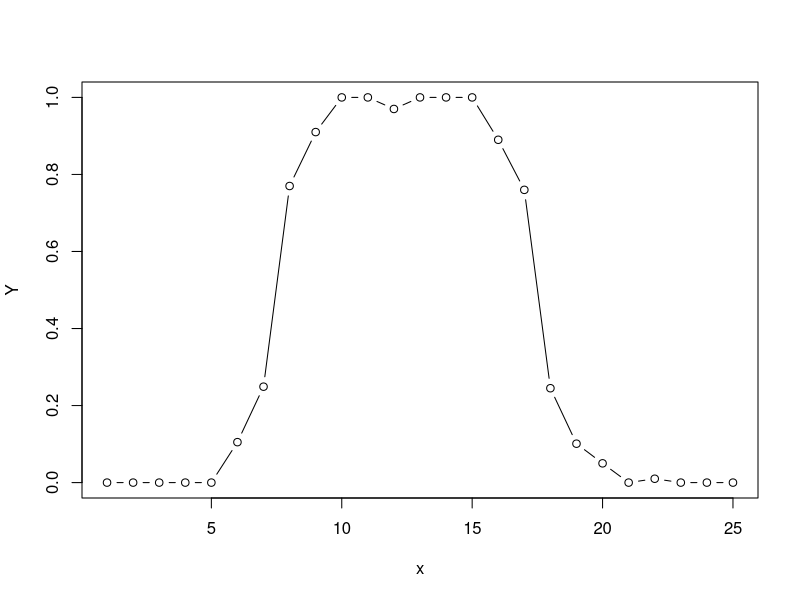
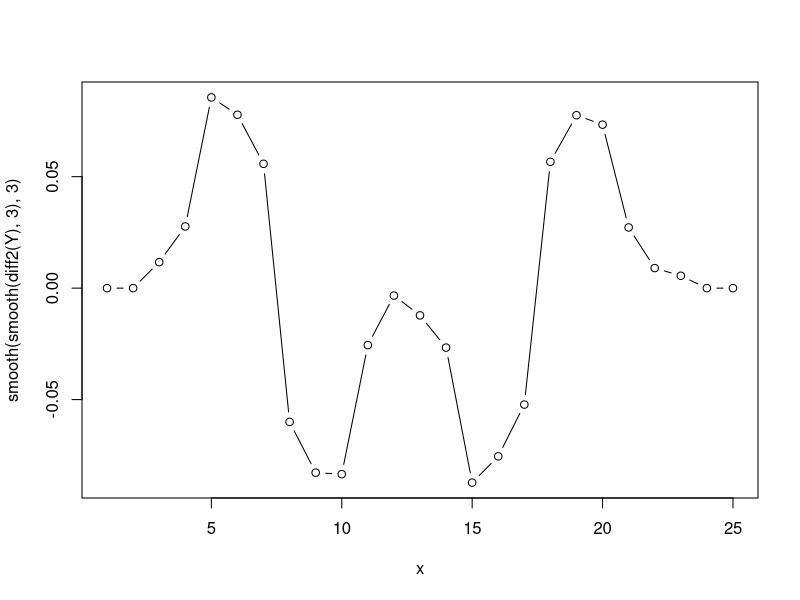
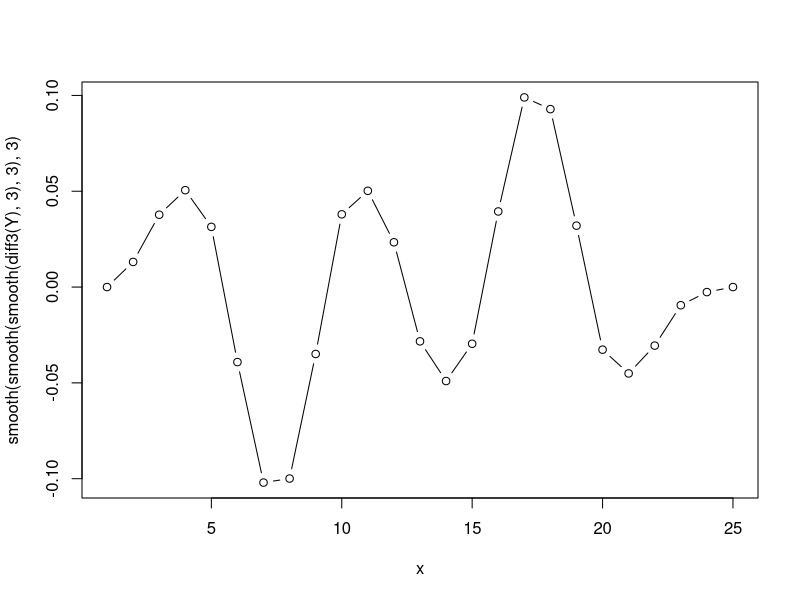
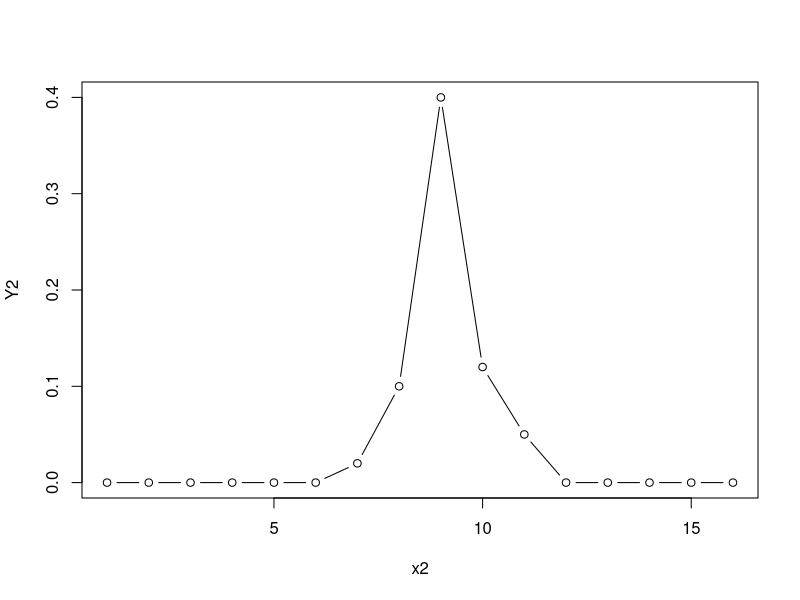
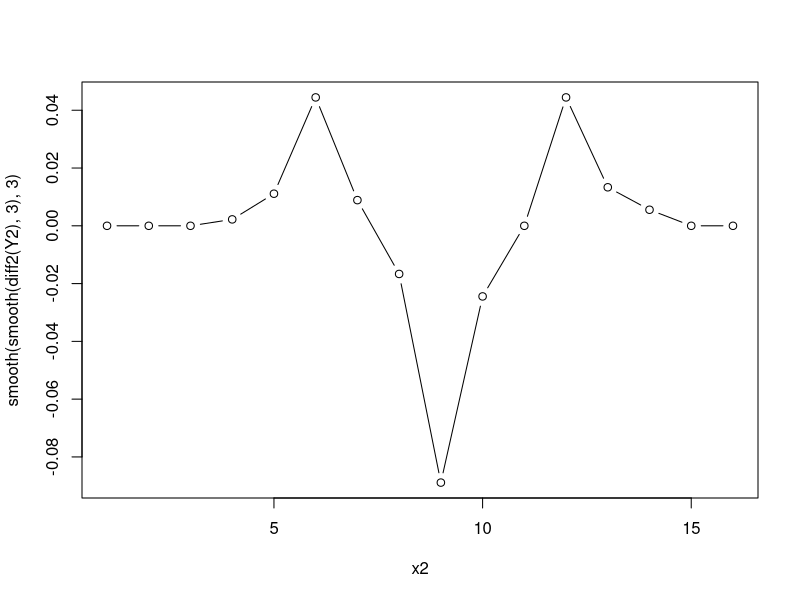
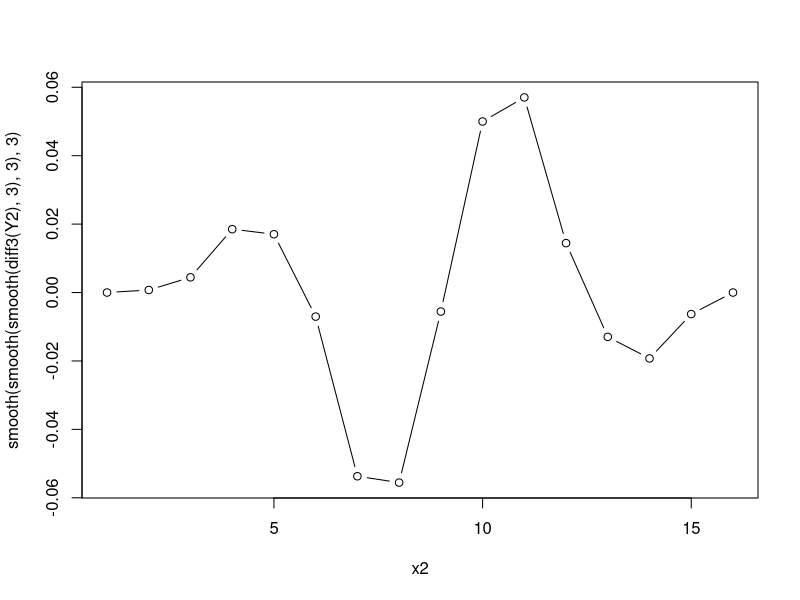
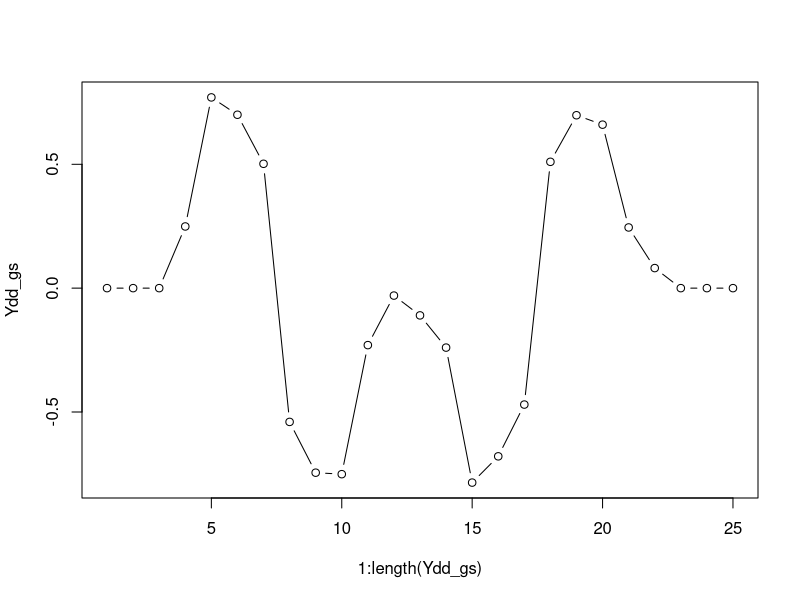
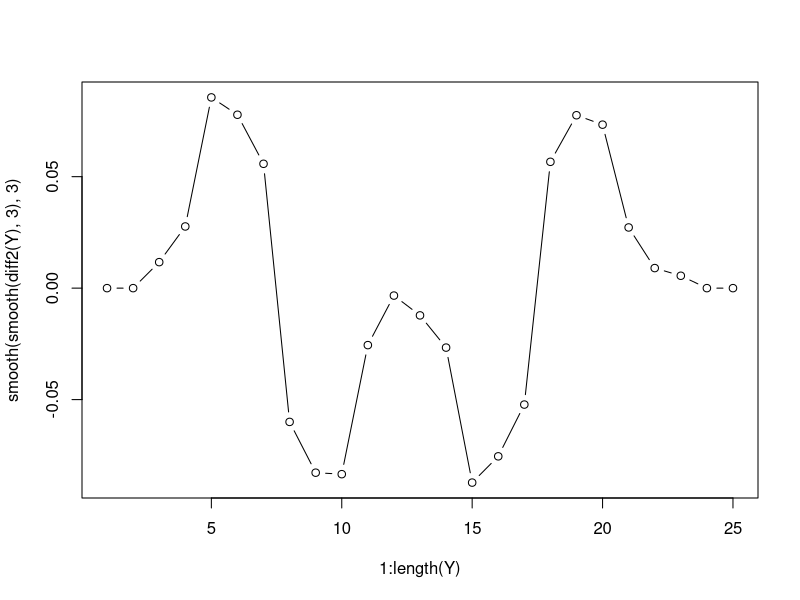

Generate these figures, in order, with R:
# test equivalence of gap-segment derivatives to derivative followed by rectangular smoothing

Y = c(0,0,0,0,0,0.105,0.249,0.77,0.91,1,1,0.97,1,1,1,0.89,0.76,0.245,0.101,0.05,0,0.01,0,0,0)
x = 1:25

Y2 = c(0,0,0,0,0,0,0.02,0.1,0.4,0.12,0.05,0,0,0,0,0)
x2 = 1:16

Y3 = c(3.830658101833251e-07, 1.5421560917161514e-08, 5.027652960620799e-09, 1.296231899594602e-09, 1.9683539242976167e-09, 4.4055181724900194e-09, 7.180656957928022e-09, 1.1550743472810154e-08, 1.0882196477268735e-08, 1.065534789290723e-07, 1.2712728647557014e-08, 2.916189600910002e-08, 3.045237235710374e-07, 6.84928593841505e-08, 1.0228177194093746e-09, 5.171291173056147e-10, 4.047990831423931e-10, 3.6531233593706247e-10, 9.829552727325108e-10, 1.4026499961516947e-08, 4.191667244413111e-07, 2.940790909633506e-05, 0.02146167680621147, 0.26972922682762146, 0.597173810005188, 0.9444661736488342, 0.9098055958747864, 0.9004780054092407, 0.7953069806098938, 0.8826730847358704, 0.8664788007736206, 0.9516551494598389, 0.9888522624969482, 0.9365819096565247, 0.4866682291030884, 0.11737522482872009, 0.010544626973569393, 0.0033083949238061905, 0.002624192740768194, 0.0007528587593697011, 0.0001653672952670604, 1.935380896611605e-05, 5.304135356709594e-06, 3.5304387893120293e-06, 1.9548519247791774e-08, 2.054572156851009e-08, 1.0690661689238823e-08, 1.8462403161834118e-08, 2.470839888246701e-07, 1.206837936251759e-07, 1.0354912660659465e-07, 4.22175929770674e-08, 3.2910703051669543e-09, 9.582585835943291e-10, 1.3504954932130886e-09, 2.281949074145473e-10, 7.807783308777516e-10, 8.561358566527844e-11)
x3 = 1:58

Y4 = c(2.0530130768747767e-06, 2.4136659249052173e-06, 3.907186680862651e-07, 8.579528198993103e-09, 2.7936752644563967e-07, 3.3567509660770156e-08, 1.7163834797884192e-07, 6.143572761629912e-08, 2.979012814208204e-09, 7.945083524418806e-08, 3.885031851780241e-09, 1.1384400089298197e-09, 5.118533721870655e-11, 5.29947086214122e-10, 1.0225250646200834e-09, 9.327922434465563e-09, 1.23719401390332e-09, 3.0322849786657e-10, 9.148429569449945e-09, 1.2417692651922607e-08, 2.445751852064859e-05, 0.0001169177849078551, 0.0017858443316072226, 0.014302704483270645, 0.02180597558617592, 0.03600050508975983, 0.10874700546264648, 0.2214251309633255, 0.23954972624778748, 0.6150153279304504, 0.475263386964798, 0.352787584066391, 0.5489389300346375, 0.5325940847396851, 0.17277197539806366, 0.48728153109550476, 0.48313215374946594, 0.7684732675552368, 0.654664933681488, 0.6407176852226257, 0.4201093912124634, 0.03546454384922981, 0.011162719689309597, 0.019689740613102913, 0.013155857101082802, 0.0027204782236367464, 7.504247332690284e-05, 2.3669368601986207e-05, 9.771202712727245e-06, 6.25131315246108e-06, 3.998476586275501e-06, 1.7135178040916799e-06, 3.808088777645935e-08, 6.955382048090542e-08, 4.5085126743060755e-09, 9.859244087806474e-09, 4.940340581072178e-09, 1.090491585920006e-10, 8.337234375099811e-11, 1.3504103391070998e-09, 1.0346394851978857e-09, 2.0728736782604784e-10, 1.3890474326316848e-09, 3.463026310157602e-09)
x4 = 1:64

Y5 = c(2.7395965704335445e-11, 3.1431145880445044e-11, 4.482345484363437e-12, 1.536302682292323e-11, 1.164128099473416e-10, 7.858202977217843e-11, 4.219090909973744e-10, 2.557739298136852e-10, 2.8284444231196915e-10, 2.3747898092452147e-10, 6.0088134468117005e-09, 6.154280640657817e-08, 1.1502503127758246e-07, 3.268513992793487e-08, 1.1361001028831197e-08, 4.825945509878693e-08, 8.709537979711968e-08, 9.098340569835273e-07, 1.3775481875200057e-06, 1.4248726074583828e-06, 1.524542039987864e-05, 0.0001206173183163628, 0.0030818721279501915, 0.0018320470117032528, 0.10356663912534714, 0.6399807333946228, 0.8891167044639587, 0.9757230281829834, 0.9913124442100525, 0.9436256885528564, 0.7955455780029297, 0.337372362613678, 0.12663790583610535, 0.012075523845851421, 0.00045258778845891356, 0.0001392036210745573, 3.73900038539432e-05, 1.735933437885251e-05, 7.448230462614447e-06, 7.239547272774871e-08, 6.810598612849716e-11, 2.7458585752371256e-11, 1.723678838549958e-10, 1.1471829042264403e-09, 2.2749624406515068e-09, 5.093072186213021e-09, 9.692001157191044e-08, 2.035568336111737e-08, 1.33160024673451e-10, 7.866016171753643e-11, 2.456162773167847e-10, 5.224450316809737e-10, 5.04829333891621e-09, 9.325841432428206e-09, 1.3944289278811084e-08, 1.2735559273835406e-09)
x5 = 1:56

# pred_fragments/af_eval/fn000280_1_83.561_84.041.wav
Y6 = c(3.1372499051940395e-06, 2.684828359633684e-07, 1.3459221293032897e-07, 9.761721742052032e-08, 3.558387220436998e-07, 5.22134726566037e-08, 3.76288866732466e-09, 6.210572944809201e-09, 1.9564634357038813e-08, 1.6889204701442395e-08, 9.686305091349823e-09, 1.2671090843241473e-08, 7.296787174482233e-08, 4.4248326958040707e-07, 3.280682676631841e-07, 1.3812517352107534e-08, 2.238173202329108e-08, 2.0325646232777217e-07, 1.3153075997252017e-06, 9.34275594772771e-05, 0.0004779696464538574, 0.0008704662322998047, 0.02913886308670044, 0.1819693148136139, 0.1853586733341217, 0.12937480211257935, 0.3174807131290436, 0.6536169052124023, 0.6326614618301392, 0.7834174633026123, 0.6926925182342529, 0.5041743516921997, 0.26237744092941284, 0.14202964305877686, 0.042226940393447876, 0.007893085479736328, 0.0005150437355041504, 0.00013783574104309082, 8.715011063031852e-05, 4.7654051741119474e-05, 3.6177723814034835e-05, 7.017205462034326e-06, 3.899761509273958e-07, 3.216926188542857e-06, 5.674901785823749e-06, 4.6445893531199545e-07, 6.543826884808368e-07, 2.1159206653464935e-07, 1.0321565468984772e-06, 3.4419907024130225e-05, 1.5985873687895946e-05, 9.831746865529567e-06, 1.8142669432563707e-05, 2.215681888628751e-05, 8.407626592088491e-05, 0.00015735626220703125, 6.236635090317577e-05, 4.023849032819271e-05, 2.6481620807317086e-05, 1.6552867236896418e-05, 5.839317509526154e-06, 5.459030035126489e-06)

# pred_fragments/af_eval/fn000296_1_755.526_756.006.wav
Y7 = c(0.990759015083313, 0.9405138492584229, 0.8064591884613037, 0.04810374975204468, 0.0012070238590240479, 0.0008176565170288086, 0.0006163120269775391, 0.00018906593322753906, 0.0002048015594482422, 8.321832865476608e-05, 9.71158588072285e-05, 3.4227006835862994e-05, 0.00042885541915893555, 9.272181341657415e-05, 0.0018639862537384033, 0.0003173649311065674, 0.0001475512981414795, 0.0001932382583618164, 0.0008611381053924561, 0.007761716842651367, 0.012721925973892212, 0.08312839269638062, 0.074872225522995, 0.13394489884376526, 0.28073179721832275, 0.22801482677459717, 0.37737590074539185, 0.7168768048286438, 0.7885489463806152, 0.8484736680984497, 0.07704553008079529, 0.03282254934310913, 0.006255149841308594, 0.0010630488395690918, 0.0010085105895996094, 0.01494443416595459, 0.03350043296813965, 0.021583586931228638, 0.012528538703918457, 0.002189427614212036, 0.0010109543800354004, 0.0004069209098815918, 0.0003368258476257324, 0.00016012787818908691, 0.0006131529808044434, 0.005152344703674316, 0.013508886098861694, 0.024737805128097534, 0.006982594728469849, 0.0018300414085388184, 0.005678236484527588, 0.0020386576652526855, 0.00405922532081604, 0.005975484848022461, 0.00678214430809021, 0.0025801658630371094, 0.0003826618194580078, 5.590649016085081e-05, 4.0754530346021056e-05, 2.7439220502856188e-05, 8.96152196219191e-05, 0.00045174360275268555)

# pred_fragments/af_eval_s/fn008117_1_144.566_144.996.wav
Y8 = c(4.2253624210619734e-11, 2.1292937031625048e-12, 6.1883805371754086e-12, 7.161828768920131e-11, 3.328112008205153e-09, 2.9003322765674966e-07, 2.5186079710692866e-07, 1.780168616960509e-07, 8.650930283238267e-08, 6.582665150745015e-07, 1.4296713288786123e-06, 1.9219598470954224e-05, 2.8466040021157824e-05, 0.0004063248634338379, 0.0048389732837677, 0.0031549930572509766, 0.0008272826671600342, 0.004153072834014893, 0.005220204591751099, 0.007673025131225586, 0.005209505558013916, 0.0016186833381652832, 0.00014790892601013184, 0.000423431396484375, 0.0002422332763671875, 2.2689306206302717e-05, 2.9126432821158232e-08, 2.2274729283289219e-10, 8.936488159715095e-13, 1.1003788754748028e-13, 3.0454087060309554e-13, 1.6702500927473496e-12, 5.951133683068655e-13, 1.6573501468788998e-12, 9.30957893240103e-13, 2.682359373409448e-14, 5.38853629685615e-13, 2.228147354121912e-11, 2.1516868148330204e-12, 6.678611656762978e-12, 4.3071284386297926e-12, 1.7328222190471365e-11, 5.410093380231462e-12, 3.3420505946013535e-12, 4.246927115536536e-11, 2.1336772626501244e-11, 1.968733986598692e-12, 1.6893214604962736e-10, 2.0618956542151068e-10, 6.117795159354955e-10, 3.5915117546636566e-09, 1.8791347144997417e-08)

smooth = function(yy, ww){
  xx = 1:length(yy)
  x_offset = (ww - 1) / 2
  yy_smooth = c()
  for (xi in xx){
    if (xi > x_offset && xi <= (length(xx) - x_offset)){
      yy_smooth = c(yy_smooth, sum(yy[(xi-x_offset):(xi+x_offset)]) / ww)
    } else {
      yy_smooth = c(yy_smooth, yy[xi])
    }
  }
  return(yy_smooth)
}

diff1 = function(yy){
  xx = 1:length(yy)
  yy_d = c()
  for (xi in xx){
    if (xi > 1 && xi < length(xx)) {
      yy_d = c(yy_d, yy[xi+1] - yy[xi-1])
    } else {
      yy_d = c(yy_d, 0)
    }
  }
  return(yy_d)
}

diff2 = function(yy){
  xx = 1:length(yy)
  yy_dd = c()
  for (xi in xx){
    if (xi > 1 && xi < length(xx)) {
      yy_dd = c(yy_dd, yy[xi+1] - 2*yy[xi] + yy[xi-1])
    } else {
      yy_dd = c(yy_dd, 0)
    }
  }
  return(yy_dd)
}

diff3 = function(yy){
  xx = 1:length(yy)
  yy_ddd = c()
  for (xi in xx){
    if (xi > 2 && xi < (length(xx) - 1)) {
      yy_ddd = c(yy_ddd, yy[xi+2] - 2*yy[xi+1] + 2*yy[xi-1] - yy[xi-2])
    } else {
      yy_ddd = c(yy_ddd, 0)
    }
  }
  return(yy_ddd)
}


plot(x, Y, type = "b")
plot(x, smooth(smooth(diff2(Y), 3),3), type = "b")
plot(x, smooth(smooth(smooth(diff3(Y), 3),3),3), type = "b")

plot(x2, Y2, type = "b")
plot(x2, smooth(smooth(diff2(Y2), 3),3), type = "b")
plot(x2, smooth(smooth(smooth(diff3(Y2), 3),3),3), type = "b")





Ydd_gs = c()
for (xi in x){
  if (xi > 3 && xi < 23) {
    Ydd_gs = c(Ydd_gs, Y[xi+3] - 2*Y[xi] + Y[xi-3])
  } else {
    Ydd_gs = c(Ydd_gs, 0)
  }
}

plot(1:length(Ydd_gs), Ydd_gs, type = "b")
plot(1:length(Y), smooth(smooth(diff2(Y), 3), 3), type = "b")

Yddd = c()
for (xi in x){
  if (xi > 2 && xi < 24) {
    Yddd = c(Yddd, Y[xi+2] - 2*Y[xi+1] + 2*Y[xi-1] - Y[xi-2])
  } else {
    Yddd = c(Yddd, 0)
  }
}

# 2 smooths might be too much to get stable part of Y5
plot(x5, smooth(smooth(diff2(Y5),3),3), type = "b")


# why not sqrt the signal?
plot(x4, Y4, type = "b")
plot(x4, sqrt(Y4), type = "b")

# diff2 distinguishes better between a second start vs. actual peak; plus we have less noise
plot(1:length(Y6), smooth(smooth(smooth(diff3(sqrt(Y6)),3),3),3), type = "b")
plot(1:length(Y6), smooth(smooth(smooth(diff2(sqrt(Y6)),3),3),3), type = "b")

# using diff2, we would have to establish separate min and max thresholds
# grid search will have to show whether sqrt should be used, but it seems to work quite well in emphasizing change from near zero
# grid search will have to show how many smooths are best

# again sqrt is better at identifying the 'slow' start of the peak
plot(1:length(Y7), diff2(smooth(smooth(smooth(sqrt(Y7),3),3),3)), type = "b")
plot(1:length(Y7), diff2(smooth(smooth(smooth(Y7,3),3),3)), type = "b")



plot(1:length(Y8), diff2(smooth(smooth(Y8,3),3)), type = "b")


par(mfrow = c(3,1))
plot(1:length(Y3), Y3, type = "b", xlim = c(15,45))
plot(1:length(Y3), smooth(smooth(Y3,3),3), type = "b", xlim = c(15,45))
plot(1:length(Y3), diff2(smooth(smooth(Y3,3),3)), type = "b", xlim = c(15,45))
abline(h=0.05, lty="dashed")
abline(h=-0.05, lty="dashed")

